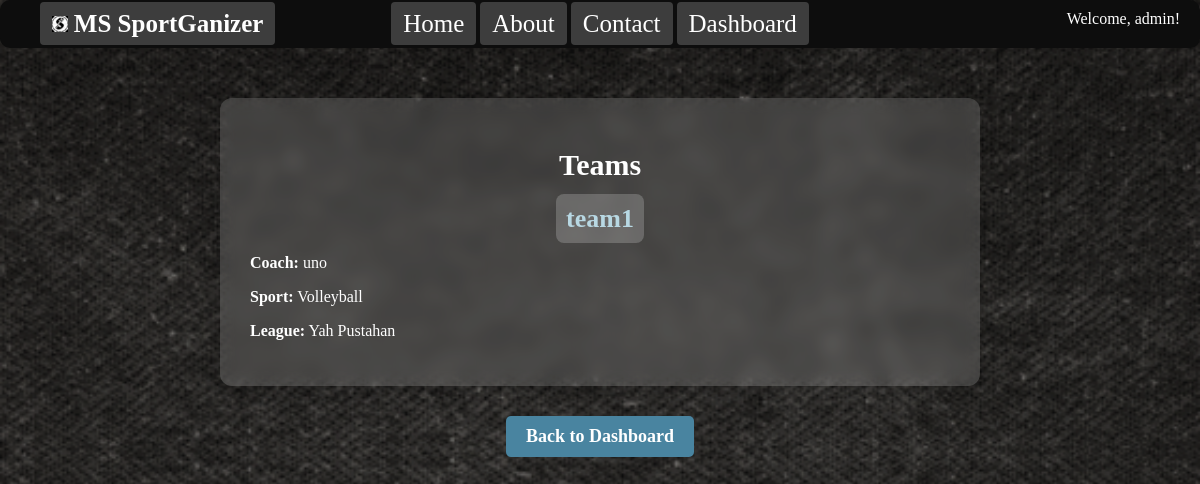
Before: /teams/5/ (signed in) with the older database file.
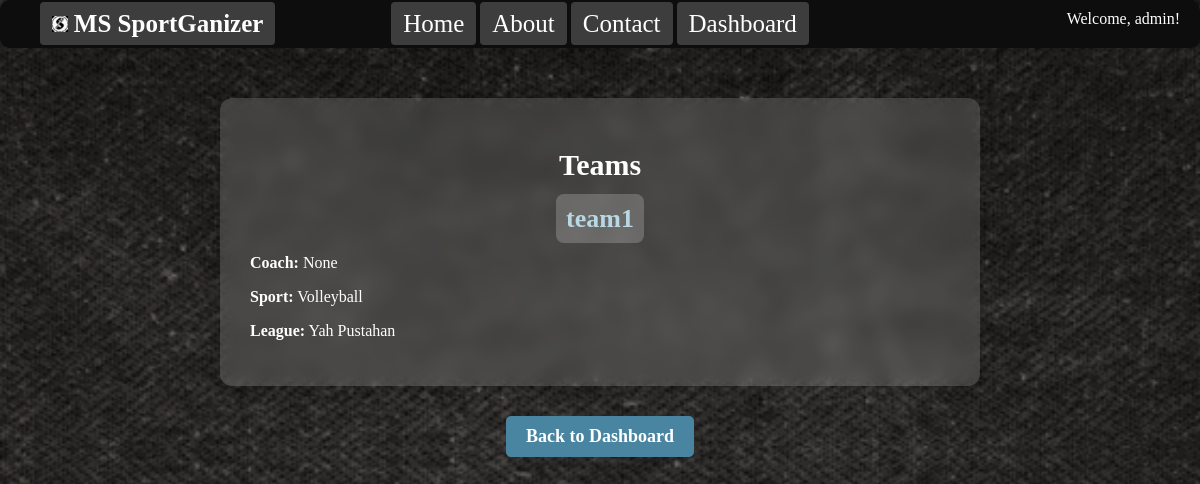
After: the same page with the newer database file.
### app/models.py (models this page shows, shortened)
class Team(models.Model):
    team_name = models.CharField(max_length=100)
    coach = models.ForeignKey(CustomUser, on_delete=models.SET_NULL, null=True, related_name="coached_teams")
    sport = models.ForeignKey(Sport, on_delete=models.CASCADE, related_name="teams")
    league = models.ForeignKey(League, on_delete=models.CASCADE, related_name="teams")

class Sport(models.Model):
    sport_name = models.CharField(max_length=100)
    description = models.TextField(blank=True, null=True)
    rules = models.TextField(blank=True, null=True)
    history = models.TextField(blank=True, null=True)
    icon_path = models.CharField(max_length=255, blank=True)  # Local file path

class League(models.Model):
    league_name = models.CharField(max_length=100)
    sport = models.ManyToManyField(Sport, related_name="leagues")
    location = models.CharField(max_length=100)
    start_date = models.DateField()
    end_date = models.DateField()

### accounts/models.py (models this page shows)
class CustomUser(AbstractUser):
    ROLE_CHOICES = [
        ('admin', 'Admin'),
        ('player', 'Player'),
        ('coach', 'Coach'),
    ]
    role = models.CharField(max_length=20, choices=ROLE_CHOICES)
    age = models.IntegerField(null=True, blank=True)
    phone_number = models.CharField(max_length=15, null=True, blank=True)
    sport = models.ForeignKey('app.Sport', on_delete=models.CASCADE, null=True, blank=True)
    team = models.ForeignKey('app.Team', on_delete=models.CASCADE, null=True, blank=True)
    league = models.ForeignKey('app.League', on_delete=models.CASCADE, null=True, blank=True)
    position = models.ForeignKey('app.Position', on_delete=models.CASCADE, null=True, blank=True)
    jersey_number = models.IntegerField(null=True, blank=True)
    coaching_experience = models.TextField(null=True, blank=True)
    def __str__(self):
        return self.username

### app/views.py (the view)
# urls.py: path('teams/<int:pk>/', TeamsDetailView.as_view(), name='teams_detail'),
class TeamsDetailView(DetailView):
    template_name = 'app/teams/teams_detail.html'
    model = Team
    context_object_name = 'team'

### app/templates/app/teams/teams_detail.html
{% extends 'app/base.html' %}
{% load static %}
{% block content %}
<div class="form-container">
   <h1 class="section-title">Teams</h1>
    <h2 class="team-name"><a href="{% url 'teams_detail' team.pk %}">{{ team.team_name }}</a></h2>
    <p><strong>Coach:</strong> {{ team.coach }}</p>
    <p><strong>Sport:</strong> {{ team.sport.sport_name }}</p>
    <p><strong>League:</strong> {{ team.league.league_name }}</p>
</div>
<div class="back-button">
<a href="{% url 'dashboard' %}" class="back-link">Back to Dashboard</a>
</div>
{% endblock content %}

Changed rows visible on the page:
changed Team "team1": coach "uno" → "None"
